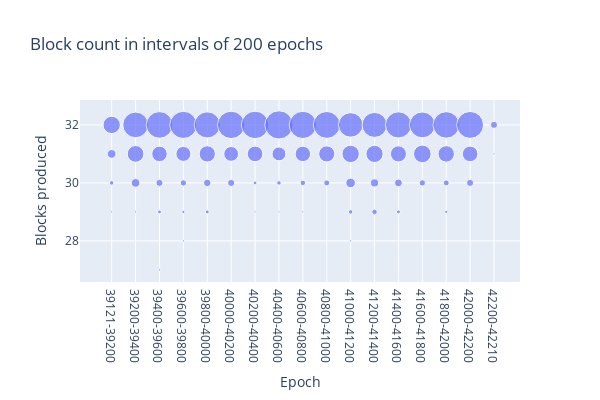

Notebook source saved alongside this figure:
### Markdown cell above
### Proposed blocks count

### Code cell
bucket_size = 200
df["bucket"] = np.floor_divide(df["epoch"], bucket_size)
df["n_bxs"] = 1
df_bucket = df[["bucket", "block_count", "n_bxs"]].groupby(["bucket", "block_count"]).sum("n_bxs").reset_index()
df_bucket["epoch"] = df_bucket.bucket.apply(
    lambda bucket: f"{max(min(df['epoch']), bucket * bucket_size)}-{min(max(df['epoch']), (bucket + 1) * bucket_size)}"
)

fig = px.scatter(df_bucket, x = 'epoch', y = 'block_count', size = 'n_bxs',
                 width=600, height=400, labels={ "block_count": "Blocks produced", "epoch": "Epoch", "n_bxs": "Count" },
                 title = f"Block count in intervals of {bucket_size} epochs")
fig
# fig.update_layout(xaxis=dict(
#     tickmode = 'array',
#     tickvals = df_bucket['epoch'],
#     ticktext = [str(int(s)) for s in df_bucket['epoch']]
# ))

### Figure 1 — Plotly figure (JSON) as saved in the notebook; plotly's stock layout.template omitted (floating-point values rounded to 4 significant figures)
{"data": [{"hovertemplate": "Epoch=%{x}<br>Blocks produced=%{y}<br>Count=%{marker.size}<extra></extra>", "legendgroup": "", "marker": {"color": "#636efa", "size": [1, 4, 15, 59, 1, 15, 55, 129, 1, 3, 10, 47, 139, 1, 2, 8, 44, 145, 3, 11, 52, 134, 10, 43, 147, 1, 3, 48, 148, 1, 4, 38, 157, 1, 6, 47, 146, 7, 51, 142, 1, 4, 18, 59, 118, 6, 13, 58, 123, 3, 12, 51, 134, 8, 61, 131, 2, 7, 53, 138, 10, 48, 142, 1, 10], "sizemode": "area", "sizeref": 0.3925, "symbol": "circle"}, "mode": "markers", "name": "", "orientation": "v", "showlegend": false, "type": "scatter", "x": ["39121-39200", "39121-39200", "39121-39200", "39121-39200", "39200-39400", "39200-39400", "39200-39400", "39200-39400", "39400-39600", "39400-39600", "39400-39600", "39400-39600", "39400-39600", "39600-39800", "39600-39800", "39600-39800", "39600-39800", "39600-39800", "39800-40000", "39800-40000", "39800-40000", "39800-40000", "40000-40200", "40000-40200", "40000-40200", "40200-40400", "40200-40400", "40200-40400", "40200-40400", "40400-40600", "40400-40600", "40400-40600", "40400-40600", "40600-40800", "40600-40800", "40600-40800", "40600-40800", "40800-41000", "40800-41000", "40800-41000", "41000-41200", "41000-41200", "41000-41200", "41000-41200", "41000-41200", "41200-41400", "41200-41400", "41200-41400", "41200-41400", "41400-41600", "41400-41600", "41400-41600", "41400-41600", "41600-41800", "41600-41800", "41600-41800", "41800-42000", "41800-42000", "41800-42000", "41800-42000", "42000-42200", "42000-42200", "42000-42200", "42200-42210", "42200-42210"], "xaxis": "x", "y": [29, 30, 31, 32, 29, 30, 31, 32, 27, 29, 30, 31, 32, 28, 29, 30, 31, 32, 29, 30, 31, 32, 30, 31, 32, 29, 30, 31, 32, 29, 30, 31, 32, 29, 30, 31, 32, 30, 31, 32, 28, 29, 30, 31, 32, 29, 30, 31, 32, 29, 30, 31, 32, 30, 31, 32, 29, 30, 31, 32, 30, 31, 32, 31, 32], "yaxis": "y"}], "layout": {"height": 400, "legend": {"itemsizing": "constant", "tracegroupgap": 0}, "title": {"text": "Block count in intervals of 200 epochs"}, "width": 600, "xaxis": {"anchor": "y", "autorange": true, "domain": [0, 1], "range": [-1.326, 17.09], "title": {"text": "Epoch"}, "type": "category"}, "yaxis": {"anchor": "x", "autorange": true, "domain": [0, 1], "range": [26.58, 32.89], "title": {"text": "Blocks produced"}, "type": "linear"}}}
